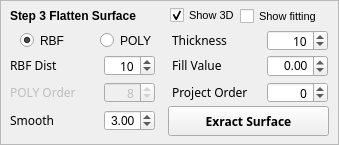
         <widget class="Mpicker_FrameExtract" name="frame_ExtractSurface">
          <property name="minimumSize">
           <size>
            <width>0</width>
            <height>140</height>
           </size>
          </property>
          <property name="maximumSize">
           <size>
            <width>16777215</width>
            <height>160</height>
           </size>
          </property>
          <property name="font">
           <font>
            <pointsize>9</pointsize>
           </font>
          </property>
          <property name="frameShape">
           <enum>QFrame::StyledPanel</enum>
          </property>
          <property name="frameShadow">
           <enum>QFrame::Plain</enum>
          </property>
          <property name="lineWidth">
           <number>2</number>
          </property>
          <widget class="QLabel" name="label_ExtractSurface">
           <property name="geometry">
            <rect>
             <x>10</x>
             <y>0</y>
             <width>191</width>
             <height>31</height>
            </rect>
           </property>
           <property name="font">
            <font>
             <pointsize>9</pointsize>
             <weight>75</weight>
             <bold>true</bold>
            </font>
           </property>
           <property name="text">
            <string>Step 3 Flatten Surface</string>
           </property>
          </widget>
          <widget class="QLabel" name="label_Thickness">
           <property name="geometry">
            <rect>
             <x>172</x>
             <y>30</y>
             <width>81</width>
             <height>21</height>
            </rect>
           </property>
           <property name="font">
            <font>
             <family>Agency FB</family>
             <pointsize>9</pointsize>
             <weight>50</weight>
             <bold>false</bold>
            </font>
           </property>
           <property name="toolTip">
            <string>final z size will be 2*thick+1</string>
           </property>
           <property name="text">
            <string>Thickness</string>
           </property>
          </widget>
          <widget class="QSpinBox" name="spinBox_Thickness">
           <property name="geometry">
            <rect>
             <x>267</x>
             <y>30</y>
             <width>61</width>
             <height>21</height>
            </rect>
           </property>
           <property name="font">
            <font>
             <family>Agency FB</family>
             <pointsize>9</pointsize>
             <weight>50</weight>
             <bold>false</bold>
            </font>
           </property>
           <property name="alignment">
            <set>Qt::AlignRight|Qt::AlignTrailing|Qt::AlignVCenter</set>
           </property>
           <property name="minimum">
            <number>1</number>
           </property>
           <property name="maximum">
            <number>999</number>
           </property>
           <property name="value">
            <number>10</number>
           </property>
          </widget>
          <widget class="QPushButton" name="Button_ExtractSurface">
           <property name="geometry">
            <rect>
             <x>168</x>
             <y>106</y>
             <width>161</width>
             <height>30</height>
            </rect>
           </property>
           <property name="sizePolicy">
            <sizepolicy hsizetype="Preferred" vsizetype="Preferred">
             <horstretch>0</horstretch>
             <verstretch>0</verstretch>
            </sizepolicy>
           </property>
           <property name="font">
            <font>
             <family>Agency FB</family>
             <pointsize>9</pointsize>
             <weight>75</weight>
             <bold>true</bold>
            </font>
           </property>
           <property name="text">
            <string>Exract Surface</string>
           </property>
          </widget>
          <widget class="QLabel" name="label_Order">
           <property name="enabled">
            <bool>false</bool>
           </property>
           <property name="geometry">
            <rect>
             <x>10</x>
             <y>82</y>
             <width>81</width>
             <height>21</height>
            </rect>
           </property>
           <property name="font">
            <font>
             <family>Agency FB</family>
             <pointsize>9</pointsize>
             <weight>50</weight>
             <bold>false</bold>
            </font>
           </property>
           <property name="toolTip">
            <string>polynomial order, only for POLY</string>
           </property>
           <property name="text">
            <string>POLY Order</string>
           </property>
          </widget>
          <widget class="QSpinBox" name="spinBox_Order">
           <property name="enabled">
            <bool>false</bool>
           </property>
           <property name="geometry">
            <rect>
             <x>104</x>
             <y>82</y>
             <width>51</width>
             <height>21</height>
            </rect>
           </property>
           <property name="font">
            <font>
             <family>Agency FB</family>
             <pointsize>9</pointsize>
             <weight>50</weight>
             <bold>false</bold>
            </font>
           </property>
           <property name="wrapping">
            <bool>false</bool>
           </property>
           <property name="alignment">
            <set>Qt::AlignRight|Qt::AlignTrailing|Qt::AlignVCenter</set>
           </property>
           <property name="readOnly">
            <bool>false</bool>
           </property>
           <property name="suffix">
            <string/>
           </property>
           <property name="minimum">
            <number>0</number>
           </property>
           <property name="maximum">
            <number>99</number>
           </property>
           <property name="value">
            <number>8</number>
           </property>
          </widget>
          <widget class="QLabel" name="label_RBFsample">
           <property name="geometry">
            <rect>
             <x>10</x>
             <y>55</y>
             <width>81</width>
             <height>21</height>
            </rect>
           </property>
           <property name="font">
            <font>
             <family>Agency FB</family>
             <pointsize>9</pointsize>
             <weight>50</weight>
             <bold>false</bold>
            </font>
           </property>
           <property name="toolTip">
            <string>distance between interpolation points, only for RBF</string>
           </property>
           <property name="text">
            <string>RBF Dist</string>
           </property>
          </widget>
          <widget class="QRadioButton" name="radioButton_choseRBF">
           <property name="geometry">
            <rect>
             <x>20</x>
             <y>30</y>
             <width>61</width>
             <height>21</height>
            </rect>
           </property>
           <property name="font">
            <font>
             <pointsize>9</pointsize>
            </font>
           </property>
           <property name="toolTip">
            <string>use thin plate interpolation</string>
           </property>
           <property name="text">
            <string>RBF</string>
           </property>
           <property name="checked">
            <bool>true</bool>
           </property>
          </widget>
          <widget class="QLabel" name="label_Fillvalue">
           <property name="geometry">
            <rect>
             <x>172</x>
             <y>55</y>
             <width>81</width>
             <height>21</height>
            </rect>
           </property>
           <property name="font">
            <font>
             <family>Agency FB</family>
             <pointsize>9</pointsize>
             <weight>50</weight>
             <bold>false</bold>
            </font>
           </property>
           <property name="toolTip">
            <string>fill this value for region out of raw tomo (0 is special, will use mean value)</string>
           </property>
           <property name="text">
            <string>Fill Value</string>
           </property>
          </widget>
          <widget class="QRadioButton" name="radioButton_chosePOLY">
           <property name="geometry">
            <rect>
             <x>100</x>
             <y>30</y>
             <width>61</width>
             <height>21</height>
            </rect>
           </property>
           <property name="font">
            <font>
             <pointsize>9</pointsize>
            </font>
           </property>
           <property name="toolTip">
            <string>use polynomial fitting</string>
           </property>
           <property name="text">
            <string>POLY</string>
           </property>
           <property name="checked">
            <bool>false</bool>
           </property>
          </widget>
          <widget class="QLabel" name="label_Fillvalue_2">
           <property name="geometry">
            <rect>
             <x>172</x>
             <y>82</y>
             <width>91</width>
             <height>21</height>
            </rect>
           </property>
           <property name="font">
            <font>
             <family>Agency FB</family>
             <pointsize>9</pointsize>
             <weight>50</weight>
             <bold>false</bold>
            </font>
           </property>
           <property name="toolTip">
            <string>&lt;html&gt;&lt;head/&gt;&lt;body&gt;&lt;p&gt;&amp;gt;1 means polynomial order of cylinder fitting (opened).&lt;/p&gt;&lt;p&gt;0 means plane fitting, 1 means max projection area orientation.&lt;/p&gt;&lt;p&gt;-1 means ellipse cylinder fitting (closed).&lt;/p&gt;&lt;/body&gt;&lt;/html&gt;</string>
           </property>
           <property name="text">
            <string>Project Order</string>
           </property>
          </widget>
          <widget class="QSpinBox" name="spinBox_Cylinderorder">
           <property name="geometry">
            <rect>
             <x>267</x>
             <y>82</y>
             <width>61</width>
             <height>21</height>
            </rect>
           </property>
           <property name="font">
            <font>
             <family>Agency FB</family>
             <pointsize>9</pointsize>
             <weight>50</weight>
             <bold>false</bold>
            </font>
           </property>
           <property name="alignment">
            <set>Qt::AlignRight|Qt::AlignTrailing|Qt::AlignVCenter</set>
           </property>
           <property name="minimum">
            <number>-1</number>
           </property>
           <property name="maximum">
            <number>99</number>
           </property>
           <property name="value">
            <number>0</number>
           </property>
          </widget>
          <widget class="QSpinBox" name="spinBox_RBFsample">
           <property name="geometry">
            <rect>
             <x>104</x>
             <y>55</y>
             <width>51</width>
             <height>21</height>
            </rect>
           </property>
           <property name="font">
            <font>
             <family>Agency FB</family>
             <pointsize>9</pointsize>
             <weight>50</weight>
             <bold>false</bold>
            </font>
           </property>
           <property name="alignment">
            <set>Qt::AlignRight|Qt::AlignTrailing|Qt::AlignVCenter</set>
           </property>
           <property name="minimum">
            <number>1</number>
           </property>
           <property name="maximum">
            <number>99999</number>
           </property>
           <property name="value">
            <number>10</number>
           </property>
          </widget>
          <widget class="QDoubleSpinBox" name="doubleSpinBox_Fillvalue">
           <property name="geometry">
            <rect>
             <x>267</x>
             <y>55</y>
             <width>61</width>
             <height>22</height>
            </rect>
           </property>
           <property name="alignment">
            <set>Qt::AlignRight|Qt::AlignTrailing|Qt::AlignVCenter</set>
           </property>
           <property name="minimum">
            <double>-99.000000000000000</double>
           </property>
           <property name="singleStep">
            <double>0.100000000000000</double>
           </property>
          </widget>
          <widget class="QLabel" name="label_Smooth">
           <property name="geometry">
            <rect>
             <x>10</x>
             <y>110</y>
             <width>91</width>
             <height>21</height>
            </rect>
           </property>
           <property name="font">
            <font>
             <family>Agency FB</family>
             <pointsize>9</pointsize>
             <weight>50</weight>
             <bold>false</bold>
            </font>
           </property>
           <property name="toolTip">
            <string>make surf smooth rather than strict interpolation, only for RBF</string>
           </property>
           <property name="text">
            <string>Smooth</string>
           </property>
          </widget>
          <widget class="QCheckBox" name="checkBox_show3d">
           <property name="geometry">
            <rect>
             <x>170</x>
             <y>5</y>
             <width>70</width>
             <height>21</height>
            </rect>
           </property>
           <property name="font">
            <font>
             <pointsize>8</pointsize>
            </font>
           </property>
           <property name="toolTip">
            <string>display interpolation process in 3D</string>
           </property>
           <property name="text">
            <string>Show 3D</string>
           </property>
           <property name="checked">
            <bool>true</bool>
           </property>
           <property name="tristate">
            <bool>false</bool>
           </property>
          </widget>
          <widget class="QDoubleSpinBox" name="doubleSpinBox_Smoothfactor">
           <property name="geometry">
            <rect>
             <x>104</x>
             <y>110</y>
             <width>51</width>
             <height>21</height>
            </rect>
           </property>
           <property name="font">
            <font>
             <weight>50</weight>
             <bold>false</bold>
            </font>
           </property>
           <property name="alignment">
            <set>Qt::AlignRight|Qt::AlignTrailing|Qt::AlignVCenter</set>
           </property>
           <property name="decimals">
            <number>2</number>
           </property>
           <property name="minimum">
            <double>0.000000000000000</double>
           </property>
           <property name="maximum">
            <double>9.000000000000000</double>
           </property>
           <property name="singleStep">
            <double>0.100000000000000</double>
           </property>
           <property name="value">
            <double>3.000000000000000</double>
           </property>
          </widget>
          <widget class="QCheckBox" name="checkBox_showfitting">
           <property name="geometry">
            <rect>
             <x>240</x>
             <y>6</y>
             <width>90</width>
             <height>20</height>
            </rect>
           </property>
           <property name="font">
            <font>
             <pointsize>8</pointsize>
            </font>
           </property>
           <property name="toolTip">
            <string>display plane fitting and cylinder fitting in 3D</string>
           </property>
           <property name="text">
            <string>Show fitting</string>
           </property>
          </widget>
         </widget>
